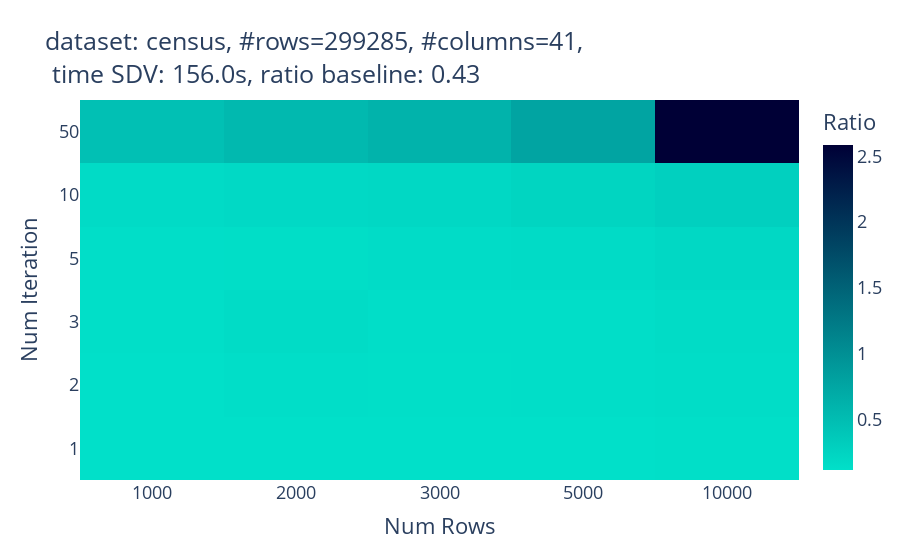
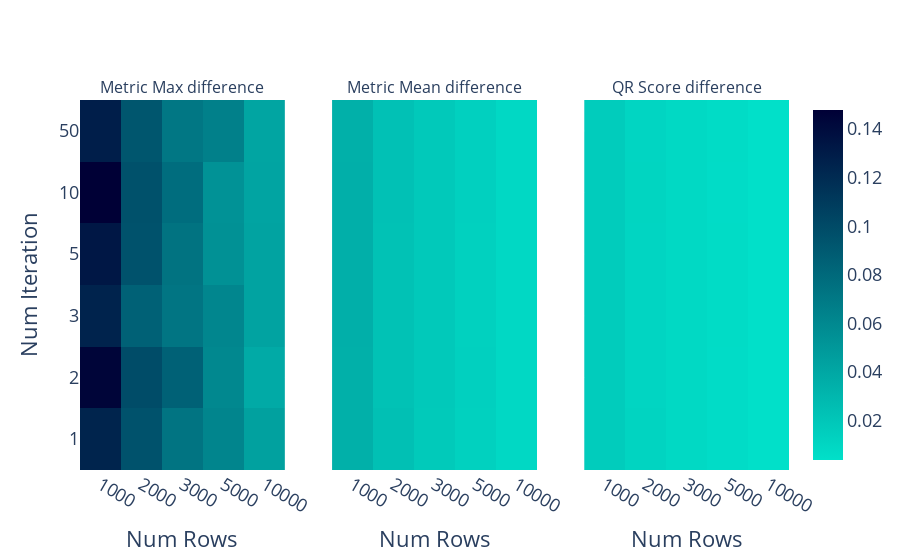

The notebook cell saved with these charts, in order:
### Code cell
import plotly.express as px
from plotly.subplots import make_subplots
import plotly.graph_objects as go

heatmap_data = diff_result.pivot(columns='Num Rows Normalized', index='Num Try Normalized', values='Ratio Time with SDV')
heatmap_data = heatmap_data.sort_index(ascending=False)
heatmap_data.reset_index(drop=True, inplace=True)

title = f'dataset: census, #rows={total_rows}, #columns={len(data.columns)}, <br> time SDV: {np.round(time_sdv)}s, ratio baseline: {ratio_baseline:.2f}'

fig_1 = px.imshow(
    heatmap_data,
    title=title,
    aspect="auto",
    labels=dict(color="Ratio"),
)
fig_1.update_layout(
    coloraxis={'colorscale': [PlotConfig.DATACEBO_GREEN, PlotConfig.DATACEBO_DARK]},
    font={'size': PlotConfig.FONT_SIZE},
    xaxis=dict(
        title='Num Rows',
        tickmode='array',
        tickvals=list(range(len(num_rows_mapping))),
        ticktext=[str(val) for val in num_rows_mapping.keys()],
    ),
    yaxis=dict(
        title='Num Iteration',
        tickmode='array',
        tickvals=list(reversed(range(len(num_tries_mapping)))),
        ticktext=[str(val) for val in (num_tries_mapping.keys())],
    )
)

fig_1.show()

fig_combined = make_subplots(
    rows=1, 
    cols=3, 
    shared_yaxes=True,
    subplot_titles=(
        "Metric Max difference",
        "Metric Mean difference",
        "QR Score difference"
    )
)
fig_combined.update_yaxes(autorange='reversed')

# Prepare x and y tick values/text
x_tickvals = list(range(len(num_rows_mapping)))
x_ticktext = [str(val) for val in num_rows_mapping.keys()]

y_tickvals = list(reversed(range(len(num_tries_mapping))))
y_ticktext = [str(val) for val in num_tries_mapping.keys()]

# Add the heatmap for the Max difference
fig_combined.add_trace(
    go.Heatmap(
        z=heatmap_max_diff.values,
        x=x_tickvals,
        y=y_tickvals,
        coloraxis="coloraxis1"
    ),
    row=1, col=1
)

# Add the heatmap for the Mean difference
fig_combined.add_trace(
    go.Heatmap(
        z=heatmap_mean_diff.values,
        x=x_tickvals,
        y=y_tickvals,
        coloraxis="coloraxis1"
    ),
    row=1, col=2
)

# Add the heatmap for the QR Score difference
fig_combined.add_trace(
    go.Heatmap(
        z=heatmap_qr.values,
        x=x_tickvals,
        y=y_tickvals,
        coloraxis="coloraxis1"
    ),
    row=1, col=3
)

# Update layout for shared coloraxis and fonts
fig_combined.update_layout(
    coloraxis={'colorscale': [PlotConfig.DATACEBO_GREEN, PlotConfig.DATACEBO_DARK]},
    font={'size': PlotConfig.FONT_SIZE},
)

# Update X and Y axes
fig_combined.update_xaxes(
    title_text='Num Rows',
    tickmode='array',
    tickvals=x_tickvals,
    ticktext=x_ticktext,
    row=1, col=1
)

fig_combined.update_xaxes(
    tickmode='array',
    tickvals=x_tickvals,
    ticktext=x_ticktext,
    title_text='Num Rows',
    row=1, col=2
)

fig_combined.update_xaxes(
    tickmode='array',
    tickvals=x_tickvals,
    ticktext=x_ticktext,
    title_text='Num Rows',
    row=1, col=3
)

# Since y-axis is shared, set it only once
fig_combined.update_yaxes(
    title_text='Num Iteration',
    tickmode='array',
    tickvals=y_tickvals,
    ticktext=y_ticktext,
    row=1, col=1
)

fig_combined.show()

### Figure 1 — Plotly figure (JSON) as saved in the notebook; plotly's stock layout.template omitted (floating-point values rounded to 4 significant figures)
{"data": [{"coloraxis": "coloraxis", "hovertemplate": "Num Rows Normalized: %{x}<br>y: %{y}<br>Ratio: %{z}<extra></extra>", "name": "0", "type": "heatmap", "x": [0, 1, 2, 3, 4], "xaxis": "x", "y": [0, 1, 2, 3, 4, 5], "yaxis": "y", "z": [[0.4694, 0.5441, 0.6137, 0.7733, 2.587], [0.1722, 0.1869, 0.1979, 0.2407, 0.2856], [0.1365, 0.14, 0.1534, 0.1647, 0.1981], [0.1245, 0.1561, 0.1312, 0.1368, 0.158], [0.1194, 0.1348, 0.1276, 0.1378, 0.1479], [0.1177, 0.114, 0.1141, 0.1187, 0.1259]]}], "layout": {"coloraxis": {"colorbar": {"title": {"text": "Ratio"}}, "colorscale": [[0, "#01E0C9"], [1, "#000036"]]}, "font": {"size": 18}, "title": {"text": "dataset: census, #rows=299285, #columns=41, <br> time SDV: 156.0s, ratio baseline: 0.43"}, "xaxis": {"anchor": "y", "domain": [0, 1], "tickmode": "array", "ticktext": ["1000", "2000", "3000", "5000", "10000"], "tickvals": [0, 1, 2, 3, 4], "title": {"text": "Num Rows"}}, "yaxis": {"anchor": "x", "autorange": "reversed", "domain": [0, 1], "tickmode": "array", "ticktext": ["1", "2", "3", "5", "10", "50"], "tickvals": [5, 4, 3, 2, 1, 0], "title": {"text": "Num Iteration"}}}}

### Figure 2 — Plotly figure (JSON) as saved in the notebook; plotly's stock layout.template omitted (floating-point values rounded to 4 significant figures)
{"data": [{"coloraxis": "coloraxis", "type": "heatmap", "x": [0, 1, 2, 3, 4], "xaxis": "x", "y": [5, 4, 3, 2, 1, 0], "yaxis": "y", "z": [[0.1249, 0.09538, 0.07344, 0.0625, 0.0445], [0.1449, 0.09881, 0.08524, 0.06043, 0.03821], [0.1255, 0.08541, 0.07257, 0.0614, 0.0432], [0.1329, 0.095, 0.07384, 0.05431, 0.04321], [0.1479, 0.09569, 0.07757, 0.05402, 0.04203], [0.1287, 0.09281, 0.07107, 0.06556, 0.0418]]}, {"coloraxis": "coloraxis", "type": "heatmap", "x": [0, 1, 2, 3, 4], "xaxis": "x2", "y": [5, 4, 3, 2, 1, 0], "yaxis": "y2", "z": [[0.0348, 0.02423, 0.01809, 0.01346, 0.008515], [0.03483, 0.02314, 0.01819, 0.01363, 0.008767], [0.03488, 0.02294, 0.01828, 0.01322, 0.008691], [0.03543, 0.02309, 0.0184, 0.01339, 0.008663], [0.03501, 0.0233, 0.01835, 0.01364, 0.008603], [0.03462, 0.0235, 0.0184, 0.0138, 0.008516]]}, {"coloraxis": "coloraxis", "type": "heatmap", "x": [0, 1, 2, 3, 4], "xaxis": "x3", "y": [5, 4, 3, 2, 1, 0], "yaxis": "y3", "z": [[0.01647, 0.01135, 0.008271, 0.005946, 0.003751], [0.01635, 0.01069, 0.00804, 0.006022, 0.003708], [0.01652, 0.01073, 0.008433, 0.006102, 0.00382], [0.01682, 0.01067, 0.008375, 0.006083, 0.003748], [0.01658, 0.01098, 0.008387, 0.006014, 0.003668], [0.01621, 0.0108, 0.008382, 0.006274, 0.003616]]}], "layout": {"annotations": [{"font": {"size": 16}, "showarrow": false, "text": "Metric Max difference", "x": 0.1444, "xanchor": "center", "xref": "paper", "y": 1, "yanchor": "bottom", "yref": "paper"}, {"font": {"size": 16}, "showarrow": false, "text": "Metric Mean difference", "x": 0.5, "xanchor": "center", "xref": "paper", "y": 1, "yanchor": "bottom", "yref": "paper"}, {"font": {"size": 16}, "showarrow": false, "text": "QR Score difference", "x": 0.8556, "xanchor": "center", "xref": "paper", "y": 1, "yanchor": "bottom", "yref": "paper"}], "coloraxis": {"colorscale": [[0, "#01E0C9"], [1, "#000036"]]}, "font": {"size": 18}, "xaxis": {"anchor": "y", "domain": [0, 0.2889], "tickmode": "array", "ticktext": ["1000", "2000", "3000", "5000", "10000"], "tickvals": [0, 1, 2, 3, 4], "title": {"text": "Num Rows"}}, "xaxis2": {"anchor": "y2", "domain": [0.3556, 0.6444], "tickmode": "array", "ticktext": ["1000", "2000", "3000", "5000", "10000"], "tickvals": [0, 1, 2, 3, 4], "title": {"text": "Num Rows"}}, "xaxis3": {"anchor": "y3", "domain": [0.7111, 1], "tickmode": "array", "ticktext": ["1000", "2000", "3000", "5000", "10000"], "tickvals": [0, 1, 2, 3, 4], "title": {"text": "Num Rows"}}, "yaxis": {"anchor": "x", "autorange": "reversed", "domain": [0, 1], "tickmode": "array", "ticktext": ["1", "2", "3", "5", "10", "50"], "tickvals": [5, 4, 3, 2, 1, 0], "title": {"text": "Num Iteration"}}, "yaxis2": {"anchor": "x2", "autorange": "reversed", "domain": [0, 1], "matches": "y", "showticklabels": false}, "yaxis3": {"anchor": "x3", "autorange": "reversed", "domain": [0, 1], "matches": "y", "showticklabels": false}}}
